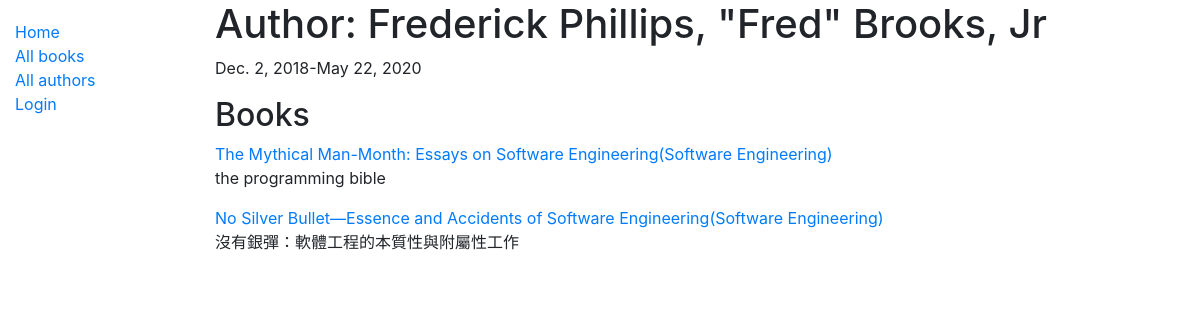
/catalog/author/3, run on the app's committed database.
### catalog/models.py (models this page shows, shortened)
class Author(models.Model):
    first_name = models.CharField(max_length=100)
    last_name = models.CharField(max_length=100)
    date_of_birth = models.DateField(null=True, blank=True)
    date_of_death = models.DateField('Died', null=True, blank=True)
    class Meta:
        ordering = ['last_name', 'first_name']

class Book(models.Model):
    title = models.CharField(max_length=200)
    author = models.ForeignKey('Author', on_delete=models.SET_NULL, null=True)
    summary = models.TextField(max_length=1000, help_text='Enter a brief description of the book')
    isbn = models.CharField('ISBN', max_length=13, help_text='13 Character <a href="https://www.isbn-international.org/content/what-isbn">ISBN number</a>')
    genre = models.ManyToManyField(Genre, help_text='Select a genre for this book')
    def get_absolute_url(self):
        return reverse('book-detail', args=[str(self.id)])
    def display_genre(self):
        return ', '.join(genre.name for genre in self.genre.all()[:3])
    display_genre.short_description = 'Genre'

class Genre(models.Model):
    name = models.CharField(max_length=200, help_text='Enter a book genre (e.g. Science Fiction)')

### catalog/views.py (the view, shortened to what this page needs)
# urls.py: path('author/<int:pk>', views.AuthorDetailView.as_view(), name='author-detail'),
class AuthorDetailView(generic.DetailView):
    model = Author

### catalog/templates/catalog/author_detail.html
{% extends "base_generic.html" %}
{% block content %}
  <h1>Author: {{ author.first_name }}, {{ author.last_name }}</h1>
  <p>{{ author.date_of_birth }}-{{ author.date_of_death }}</p>
  <h2>Books</h2>
{% if author.book_set.all %}
    {% for book in author.book_set.all %}
            <a href="{{ book.get_absolute_url }}">{{ book.title }}({{ book.display_genre }})</a>
            <p>{{ book.summary }}</p>
    {% endfor %}
{% else %}
    <p><strong>This author has no Books</strong></p>
{% endif %}
{% endblock %}

### catalog/templates/base_generic.html (shortened to what this page needs)
<!DOCTYPE html>
<html lang="en">
<head>
  <link rel="stylesheet" href="https://stackpath.bootstrapcdn.com/bootstrap/4.1.3/css/bootstrap.min.css">
  {% load static %}
  <link rel="stylesheet" href="{% static 'css/styles.css' %}">
</head>
<body>
  <div class="container-fluid">
    <div class="row">
      <div class="col-sm-2">
      {% block sidebar %}
        <ul class="sidebar-nav">
          <li><a href="{% url 'index' %}">Home</a></li>
          <li><a href="{% url 'books' %}">All books</a></li>
          <li><a href="{% url 'authors' %}">All authors</a></li>
          {% if user.is_authenticated %}
          <li>User: {{ user.get_username }}</li>
          <li><a href="{% url 'my-borrowed' %}">My Borrowed</a></li>
          <li><a href="{% url 'logout'%}?next={{request.path}}">Logout</a></li>
            {% if perms.catalog.can_mark_returned %}
            <hr/>
            <li>Staff</li>
            <li><a href="{% url 'all-borrowed' %}">All borrowed</a></li>
            {% endif %}
          {% else %}
          <li><a href="{% url 'login'%}?next={{request.path}}">Login</a></li>
          {% endif %}
        </ul>
     {% endblock %}
      </div>
      <div class="col-sm-10 ">{% block content %}{% endblock %}
      </div>
    </div>
  </div>
</body>
</html>

### catalog/static/styles.css (style rules this page uses)
.sidebar-nav { margin-top: 20px; padding: 0; list-style: none; }

### data on the page
Author: first_name "Frederick Phillips", last_name "\"Fred\" Brooks, Jr", date_of_birth "Dec. 2, 2018", date_of_death "May 22, 2020"
Book: title "The Mythical Man-Month: Essays on Software Engineering", display_genre "Software Engineering", summary "the programming bible"
Book: title "No Silver Bullet—Essence and Accidents of Software Engineering", display_genre "Software Engineering", summary "沒有銀彈：軟體工程的本質性與附屬性工作"
